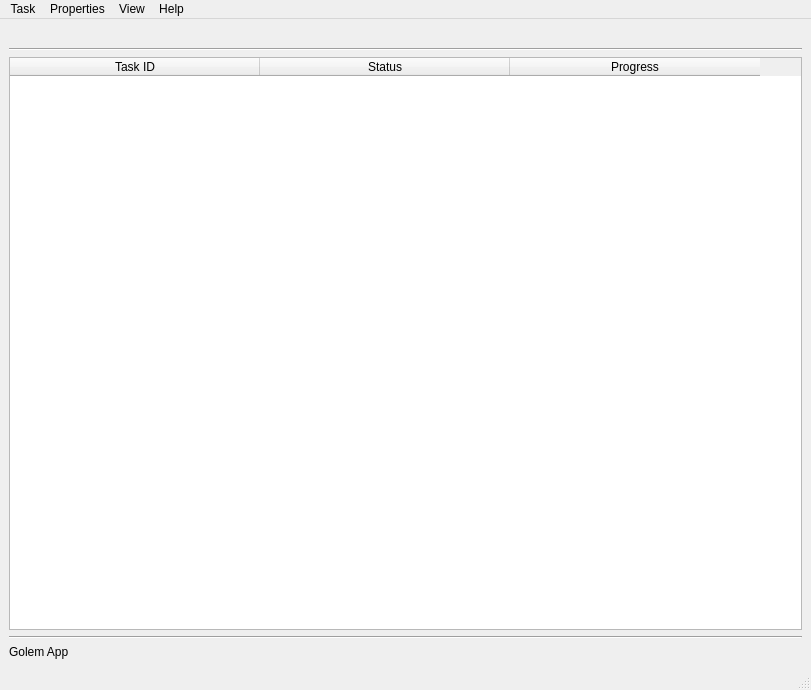
<?xml version="1.0" encoding="UTF-8"?>
<ui version="4.0">
 <class>MainWindow</class>
 <widget class="QMainWindow" name="MainWindow">
  <property name="geometry">
   <rect>
    <x>0</x>
    <y>0</y>
    <width>811</width>
    <height>690</height>
   </rect>
  </property>
  <property name="maximumSize">
   <size>
    <width>900</width>
    <height>690</height>
   </size>
  </property>
  <property name="windowTitle">
   <string>Golem App</string>
  </property>
  <widget class="QWidget" name="centralwidget">
   <layout class="QVBoxLayout" name="verticalLayout_2">
    <item>
     <widget class="QLabel" name="client_id_label">
      <property name="text">
       <string/>
      </property>
     </widget>
    </item>
    <item>
     <widget class="Line" name="line_4">
      <property name="orientation">
       <enum>Qt::Horizontal</enum>
      </property>
     </widget>
    </item>
    <item>
     <layout class="QGridLayout" name="mainGridLayout">
      <property name="sizeConstraint">
       <enum>QLayout::SetDefaultConstraint</enum>
      </property>
      <item row="1" column="1">
       <layout class="QVBoxLayout" name="taskConfLayout"/>
      </item>
      <item row="0" column="1">
       <layout class="QHBoxLayout" name="horizontalLayout_2">
        <item>
         <widget class="QTableWidget" name="taskTableWidget">
          <property name="sizePolicy">
           <sizepolicy hsizetype="Expanding" vsizetype="Expanding">
            <horstretch>0</horstretch>
            <verstretch>0</verstretch>
           </sizepolicy>
          </property>
          <property name="contextMenuPolicy">
           <enum>Qt::CustomContextMenu</enum>
          </property>
          <property name="layoutDirection">
           <enum>Qt::LeftToRight</enum>
          </property>
          <property name="autoFillBackground">
           <bool>true</bool>
          </property>
          <property name="frameShape">
           <enum>QFrame::StyledPanel</enum>
          </property>
          <property name="editTriggers">
           <set>QAbstractItemView::NoEditTriggers</set>
          </property>
          <property name="alternatingRowColors">
           <bool>false</bool>
          </property>
          <property name="selectionMode">
           <enum>QAbstractItemView::SingleSelection</enum>
          </property>
          <property name="selectionBehavior">
           <enum>QAbstractItemView::SelectRows</enum>
          </property>
          <property name="textElideMode">
           <enum>Qt::ElideRight</enum>
          </property>
          <property name="verticalScrollMode">
           <enum>QAbstractItemView::ScrollPerPixel</enum>
          </property>
          <property name="horizontalScrollMode">
           <enum>QAbstractItemView::ScrollPerPixel</enum>
          </property>
          <property name="gridStyle">
           <enum>Qt::DashLine</enum>
          </property>
          <property name="sortingEnabled">
           <bool>false</bool>
          </property>
          <property name="cornerButtonEnabled">
           <bool>true</bool>
          </property>
          <attribute name="horizontalHeaderVisible">
           <bool>true</bool>
          </attribute>
          <attribute name="horizontalHeaderCascadingSectionResizes">
           <bool>false</bool>
          </attribute>
          <attribute name="horizontalHeaderDefaultSectionSize">
           <number>250</number>
          </attribute>
          <attribute name="horizontalHeaderHighlightSections">
           <bool>false</bool>
          </attribute>
          <attribute name="verticalHeaderVisible">
           <bool>true</bool>
          </attribute>
          <attribute name="verticalHeaderDefaultSectionSize">
           <number>20</number>
          </attribute>
          <attribute name="verticalHeaderHighlightSections">
           <bool>false</bool>
          </attribute>
          <attribute name="verticalHeaderMinimumSectionSize">
           <number>18</number>
          </attribute>
          <column>
           <property name="text">
            <string>Task ID</string>
           </property>
          </column>
          <column>
           <property name="text">
            <string>Status</string>
           </property>
          </column>
          <column>
           <property name="text">
            <string>Progress</string>
           </property>
          </column>
         </widget>
        </item>
       </layout>
      </item>
     </layout>
    </item>
    <item>
     <widget class="Line" name="line">
      <property name="orientation">
       <enum>Qt::Horizontal</enum>
      </property>
     </widget>
    </item>
    <item>
     <layout class="QHBoxLayout" name="horizontalLayout">
      <item>
       <widget class="QLabel" name="appVer">
        <property name="baseSize">
         <size>
          <width>8</width>
          <height>0</height>
         </size>
        </property>
        <property name="text">
         <string>Golem App</string>
        </property>
        <property name="textFormat">
         <enum>Qt::AutoText</enum>
        </property>
        <property name="wordWrap">
         <bool>false</bool>
        </property>
       </widget>
      </item>
      <item>
       <widget class="QLabel" name="appName">
        <property name="text">
         <string/>
        </property>
       </widget>
      </item>
      <item>
       <widget class="QLabel" name="errorLabel">
        <property name="text">
         <string/>
        </property>
        <property name="alignment">
         <set>Qt::AlignRight|Qt::AlignTrailing|Qt::AlignVCenter</set>
        </property>
       </widget>
      </item>
     </layout>
    </item>
   </layout>
  </widget>
  <widget class="QMenuBar" name="menubar">
   <property name="geometry">
    <rect>
     <x>0</x>
     <y>0</y>
     <width>811</width>
     <height>21</height>
    </rect>
   </property>
   <property name="defaultUp">
    <bool>false</bool>
   </property>
   <widget class="QMenu" name="menuTask">
    <property name="title">
     <string>Task</string>
    </property>
    <addaction name="actionNew"/>
    <addaction name="actionLoadTask"/>
    <addaction name="separator"/>
    <addaction name="actionUpdateOtherGolems"/>
    <addaction name="actionSendInfoTask"/>
    <addaction name="actionSendTestTasks"/>
   </widget>
   <widget class="QMenu" name="menuProperties">
    <property name="title">
     <string>Properties</string>
    </property>
    <addaction name="actionEdit"/>
    <addaction name="actionEnvironments"/>
   </widget>
   <widget class="QMenu" name="menuView">
    <property name="title">
     <string>View</string>
    </property>
    <addaction name="actionStatus"/>
    <addaction name="actionStartNodesManager"/>
    <addaction name="actionPayments"/>
   </widget>
   <widget class="QMenu" name="menuAbout">
    <property name="title">
     <string>Help</string>
    </property>
    <addaction name="actionAbout"/>
   </widget>
   <addaction name="menuTask"/>
   <addaction name="menuProperties"/>
   <addaction name="menuView"/>
   <addaction name="menuAbout"/>
  </widget>
  <widget class="QStatusBar" name="statusbar"/>
  <action name="actionNew">
   <property name="text">
    <string>New</string>
   </property>
  </action>
  <action name="actionExit">
   <property name="text">
    <string>Exit</string>
   </property>
  </action>
  <action name="actionLoadTask">
   <property name="text">
    <string>Load Task</string>
   </property>
   <property name="toolTip">
    <string>Load task</string>
   </property>
  </action>
  <action name="actionEdit">
   <property name="text">
    <string>Edit</string>
   </property>
  </action>
  <action name="actionStatus">
   <property name="text">
    <string>Status</string>
   </property>
  </action>
  <action name="actionStartNodesManager">
   <property name="text">
    <string>Start Node Manager</string>
   </property>
  </action>
  <action name="actionSendInfoTask">
   <property name="text">
    <string>Send Info Task</string>
   </property>
  </action>
  <action name="actionEnvironments">
   <property name="text">
    <string>Environments</string>
   </property>
  </action>
  <action name="actionSendTestTasks">
   <property name="text">
    <string>Send Test Tasks</string>
   </property>
  </action>
  <action name="actionUpdateOtherGolems">
   <property name="text">
    <string>Update Other Golems</string>
   </property>
  </action>
  <action name="actionAbout">
   <property name="text">
    <string>About</string>
   </property>
  </action>
  <action name="actionPayments">
   <property name="text">
    <string>Payments</string>
   </property>
  </action>
 </widget>
 <resources/>
 <connections/>
</ui>
